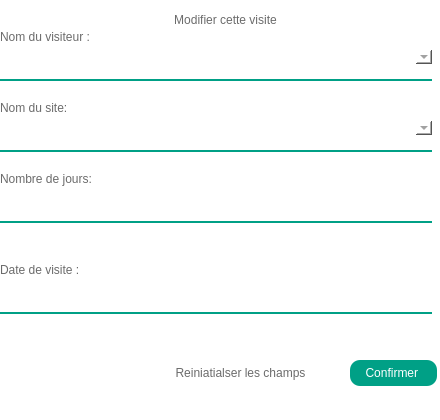
<?xml version="1.0" encoding="UTF-8"?>
<ui version="4.0">
 <class>modifBoxVisite</class>
 <widget class="QDialog" name="modifBoxVisite">
  <property name="geometry">
   <rect>
    <x>0</x>
    <y>0</y>
    <width>440</width>
    <height>420</height>
   </rect>
  </property>
  <property name="minimumSize">
   <size>
    <width>440</width>
    <height>420</height>
   </size>
  </property>
  <property name="maximumSize">
   <size>
    <width>440</width>
    <height>420</height>
   </size>
  </property>
  <property name="windowTitle">
   <string>Dialog</string>
  </property>
  <property name="styleSheet">
   <string notr="true">background-color: rgb(255, 255, 255);
color:#6b6b6b;
border:none;
border-radius:10px;</string>
  </property>
  <widget class="QLabel" name="label_4">
   <property name="geometry">
    <rect>
     <x>110</x>
     <y>10</y>
     <width>231</width>
     <height>20</height>
    </rect>
   </property>
   <property name="text">
    <string>&lt;html&gt;&lt;head/&gt;&lt;body&gt;&lt;p align=&quot;center&quot;&gt;Modifier cette visite&lt;/p&gt;&lt;/body&gt;&lt;/html&gt;</string>
   </property>
  </widget>
  <widget class="Line" name="line">
   <property name="geometry">
    <rect>
     <x>30</x>
     <y>30</y>
     <width>411</width>
     <height>20</height>
    </rect>
   </property>
   <property name="orientation">
    <enum>Qt::Horizontal</enum>
   </property>
  </widget>
  <widget class="QPushButton" name="confirmUpdatevisiteBtn">
   <property name="geometry">
    <rect>
     <x>350</x>
     <y>360</y>
     <width>87</width>
     <height>26</height>
    </rect>
   </property>
   <property name="styleSheet">
    <string notr="true">background-color:#00A086;
color: rgb(255, 255, 255);</string>
   </property>
   <property name="text">
    <string>Confirmer </string>
   </property>
  </widget>
  <widget class="QWidget" name="verticalLayoutWidget">
   <property name="geometry">
    <rect>
     <x>0</x>
     <y>30</y>
     <width>432</width>
     <height>318</height>
    </rect>
   </property>
   <layout class="QVBoxLayout" name="verticalLayout">
    <item>
     <widget class="QLabel" name="label_2">
      <property name="text">
       <string>Nom du visiteur :</string>
      </property>
     </widget>
    </item>
    <item>
     <widget class="QComboBox" name="comboBox">
      <property name="styleSheet">
       <string notr="true">border-top:none;
                  border-left:none;
                  border-right:none;
                  border-bottom:1.5px solid #00a086;
                  margin-bottom:15px;
                  padding-bottom:5px;
                  min-height:24px;
border-radius:0;</string>
      </property>
     </widget>
    </item>
    <item>
     <widget class="QLabel" name="label">
      <property name="text">
       <string>Nom du site:</string>
      </property>
     </widget>
    </item>
    <item>
     <widget class="QComboBox" name="comboBox_2">
      <property name="styleSheet">
       <string notr="true">border-top:none;
                  border-left:none;
                  border-right:none;
                  border-bottom:1.5px solid #00a086;
                  margin-bottom:15px;
                  padding-bottom:5px;
                  min-height:24px;
border-radius:0;</string>
      </property>
     </widget>
    </item>
    <item>
     <widget class="QLabel" name="label_3">
      <property name="text">
       <string>Nombre de jours:</string>
      </property>
     </widget>
    </item>
    <item>
     <widget class="QLineEdit" name="nbjrEdit">
      <property name="styleSheet">
       <string notr="true">border-top:none;
                  border-left:none;
                  border-right:none;
                  border-bottom:1.5px solid #00a086;
                  margin-bottom:15px;
                  padding-bottom:5px;
                  min-height:24px;
border-radius:0;</string>
      </property>
     </widget>
    </item>
    <item>
     <widget class="QLabel" name="msgNbj">
      <property name="styleSheet">
       <string notr="true">color: rgb(255, 0, 0);</string>
      </property>
      <property name="text">
       <string/>
      </property>
     </widget>
    </item>
    <item>
     <widget class="QLabel" name="label_5">
      <property name="text">
       <string>Date de visite : </string>
      </property>
     </widget>
    </item>
    <item>
     <widget class="QLineEdit" name="dateVisiteEdit">
      <property name="styleSheet">
       <string notr="true">border-top:none;
                  border-left:none;
                  border-right:none;
                  border-bottom:1.5px solid #00a086;
                  margin-bottom:15px;
                  padding-bottom:5px;
                  min-height:24px;
border-radius:0;</string>
      </property>
     </widget>
    </item>
    <item>
     <widget class="QLabel" name="msgDate">
      <property name="styleSheet">
       <string notr="true">color: rgb(255, 0, 0);</string>
      </property>
      <property name="text">
       <string/>
      </property>
     </widget>
    </item>
   </layout>
  </widget>
  <widget class="QPushButton" name="Reset">
   <property name="geometry">
    <rect>
     <x>150</x>
     <y>360</y>
     <width>181</width>
     <height>26</height>
    </rect>
   </property>
   <property name="text">
    <string>Reiniatialser les champs</string>
   </property>
  </widget>
 </widget>
 <resources/>
 <connections/>
</ui>
